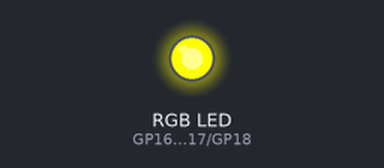
Bench run of a program on a simulated Raspberry Pi Pico running MicroPython. Parts: an RGB LED mixed from three pins (HIGH = lit).

Above: at 0.1 s.
Timing chart, 0 to 1.6 s (numbered marks = the images above):
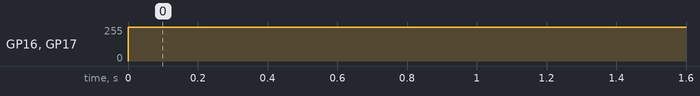

Measured:
- by itself, GP16 (red), GP17 (green): 0/255 → 253/255 at 0.00 s

The program:

rgb-led.py
```python
from machine import Pin, PWM
from time import sleep
# My led is faulty :()
red=PWM(Pin(16))
green=PWM(Pin(17))
blue=PWM(Pin(18))
frequency=1000

red.freq(frequency)
green.freq(frequency)
blue.freq(frequency)
red.duty_u16(0)
green.duty_u16(0)
blue.duty_u16(0)

while True:
    red.duty_u16(65000)
    green.duty_u16(65000)
    blue.duty_u16(0)
    sleep(0.1)
```
